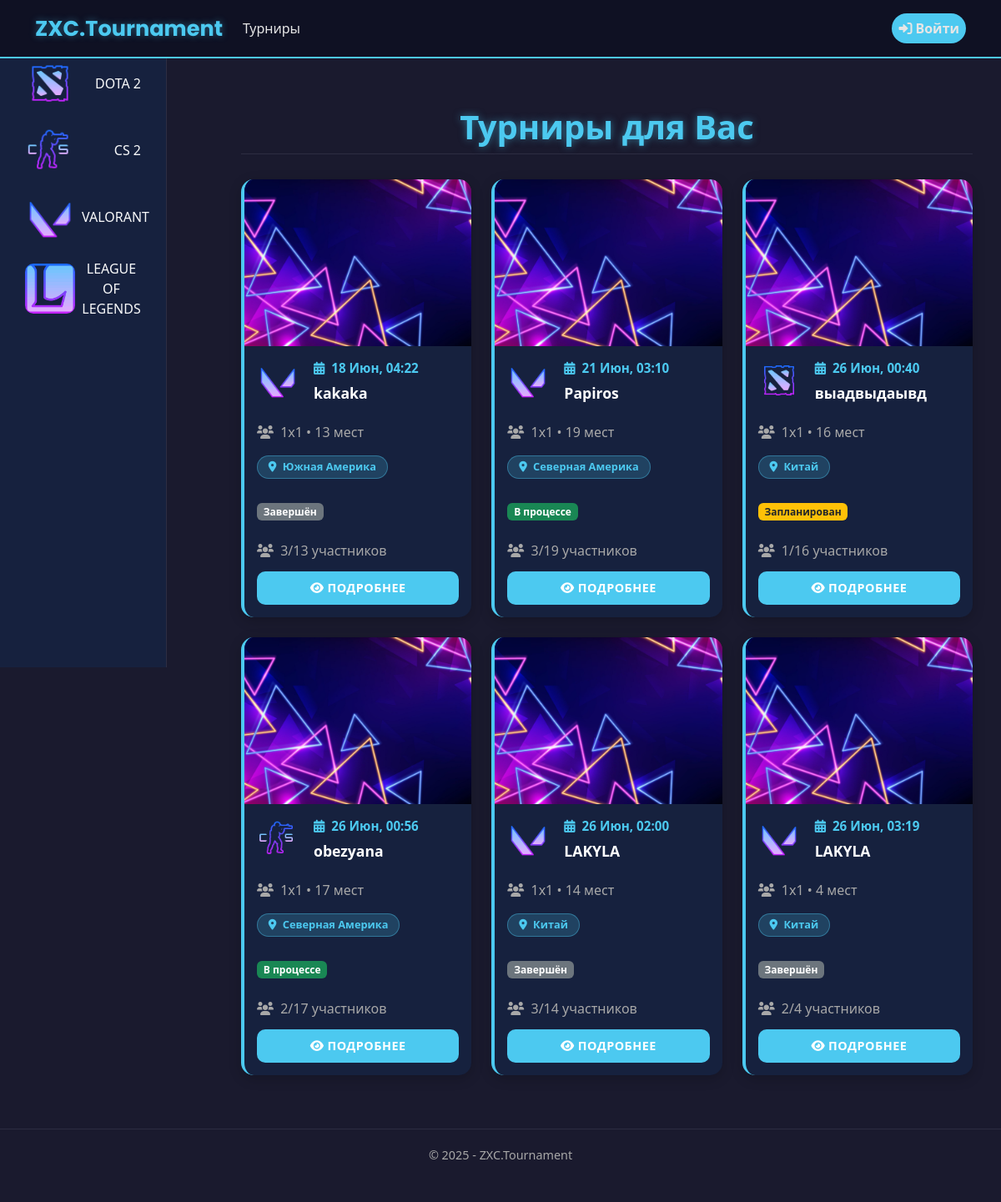
The app's page /, older data.
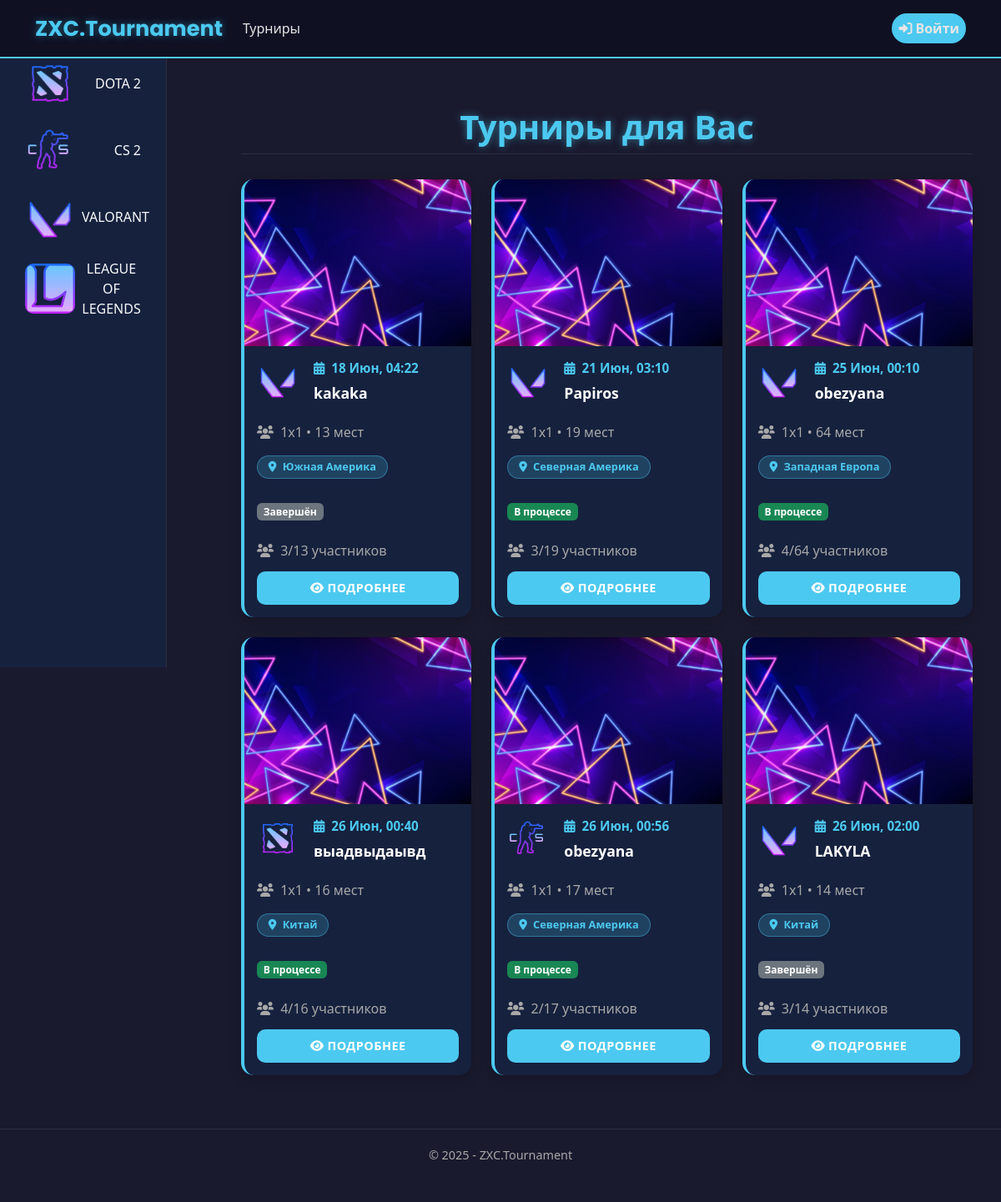
The same page, newer data.
### app/models.py (models this page shows, shortened)
class Tournament(models.Model):
    DISCIPLINE_CHOICES = [
        ('Dota 2', 'Dota 2'),
        ('CS 2', 'CS 2'),
        ('Valorant', 'Valorant'),
        ('LoL', 'League of Legends'),
    ]
    FORMAT_CHOICES = [
        ('1x1', '1x1'),
        ('2x2', '2x2'),
        ('3x3', '3x3'),
        ('5x5', '5x5'),
    ]
    TOURNAMENT_FORMAT_CHOICES = [
        ('single_elimination', 'Single Elimination'),
        ('double_elimination', 'Double Elimination'),
        ('round_robin', 'Round Robin'),
    ]
    TEAM_COUNT_CHOICES = [(i, str(i)) for i in range(2, 513)]
    LOCATION_CHOICES = [
        ('China', 'Китай'),
        ('Western Europe', 'Западная Европа'),
        ('Eastern Europe', 'Восточная Европа'),
        ('Southeast Asia', 'ЮВ Азия'),
        ('North America', 'Северная Америка'),
        ('South America', 'Южная Америка'),
    ]
    name = models.CharField(max_length=50, verbose_name="Название турнира")
    max_teams = models.IntegerField(choices=TEAM_COUNT_CHOICES, verbose_name="Максимальное количество команд")
    start_date = models.DateTimeField(verbose_name="Дата начала")
    discipline = models.CharField(max_length=50, choices=DISCIPLINE_CHOICES, verbose_name="Дисциплина")
    game_format = models.CharField(max_length=50, choices=FORMAT_CHOICES, verbose_name="Формат игры")
    tournament_format = models.CharField(max_length=50, choices=TOURNAMENT_FORMAT_CHOICES, verbose_name="Формат турнира", blank=True, null=True)
    location = models.CharField(max_length=50, choices=LOCATION_CHOICES, verbose_name="Локация")
    description = models.TextField(max_length=1000, verbose_name="Описание", blank=True, null=True)
    creator = models.ForeignKey(User, on_delete=models.CASCADE, verbose_name="Создатель")
    created_at = models.DateTimeField(default=timezone.now, verbose_name="Дата создания")
    is_active = models.BooleanField(default=True, verbose_name="Активный")
    registered_teams = models.ManyToManyField(
        'Team',
        through='TournamentRegistration',
        related_name='tournaments',
        blank=True,
        verbose_name="Зарегистрированные команды"
    )
    class Meta:
        ordering = ['-created_at']
        verbose_name = 'Турнир'
        verbose_name_plural = 'Турниры'
    def registered_teams_count(self):
        return self.registered_teams.count()
    def get_status(self):
        if hasattr(self, 'round_robin_table'):
            total_matches = RoundRobinMatch.objects.filter(table=self.round_robin_table).count()
            completed_matches = RoundRobinMatch.objects.filter(table=self.round_robin_table, is_completed=True).count()
            if completed_matches == total_matches and total_matches > 0:
                return 'completed'
            else:
                return 'in_progress'
        if hasattr(self, 'bracket'):
            total_matches = BracketMatch.objects.filter(stage__bracket=self.bracket).count()
            completed_matches = BracketMatch.objects.filter(stage__bracket=self.bracket, is_completed=True).count()
            if completed_matches == total_matches and total_matches > 0:
                return 'completed'
            else:
                return 'in_progress'
        return 'planned'
    def get_status_display(self):
        status_map = {
            'planned': 'Запланирован',
            'in_progress': 'В процессе',
            'completed': 'Завершён'
        }
        return status_map.get(self.get_status(), 'Неизвестно')

class RoundRobinTable(models.Model):
    tournament = models.OneToOneField(Tournament, on_delete=models.CASCADE, related_name='round_robin_table')
    created_at = models.DateTimeField(auto_now_add=True)
    updated_at = models.DateTimeField(auto_now=True)
    class Meta:
        verbose_name = 'Таблица Round Robin'
        verbose_name_plural = 'Таблицы Round Robin'

class TournamentBracket(models.Model):
    FORMAT_CHOICES = [
        ('BO1', 'Best of 1'),
        ('BO3', 'Best of 3'),
        ('BO5', 'Best of 5'),
    ]
    DISTRIBUTION_CHOICES = [
        ('random', 'Случайное распределение'),
        ('manual', 'Ручное распределение'),
    ]
    tournament = models.OneToOneField(Tournament, on_delete=models.CASCADE, related_name='bracket')
    distribution_type = models.CharField(max_length=20, choices=DISTRIBUTION_CHOICES, default='random')
    third_place_match = models.BooleanField(default=False, verbose_name="Матч за третье место")
    created_at = models.DateTimeField(auto_now_add=True)
    updated_at = models.DateTimeField(auto_now=True)
    class Meta:
        verbose_name = 'Турнирная сетка'
        verbose_name_plural = 'Турнирные сетки'

### app/views.py (the view)
# urls.py: path('', views.home, name='home'),
def home(request):
    assert isinstance(request, HttpRequest)
    tournaments = Tournament.objects.filter(
        start_date__gte=timezone.now()
    ).order_by('start_date')[:6]
    return render(
        request,
        'app/index.html',
        {
            'title': 'ZXC.Tournament',
            'year': datetime.now().year,
            'tournaments': tournaments,
        }
    )

### app/templates/app/index.html (shortened to what this page needs)
﻿{% extends "app/layout.html" %}
{% load static %}
{% block content %}
<div class="container-fluid">
    <div class="row">
        <div class="col-md-3 col-lg-2 sidebar d-none d-md-block">
            <h5 class="text-white mb-3">
            </h5>
            <div class="list-group list-group-flush">
                <a href="{% url 'tournaments' %}?discipline=Dota%202"
                   class="list-group-item list-group-item-action d-flex align-items-center bg-transparent border-0 text-light">
                    <img src="{% static 'app/images/dota 2.png' %}" alt="Dota 2" class="game-icon me-2">
                    <span>DOTA 2</span>
                </a>
                <a href="{% url 'tournaments' %}?discipline=CS%202"
                   class="list-group-item list-group-item-action d-flex align-items-center bg-transparent border-0 text-light">
                    <img src="{% static 'app/images/cs 2.png' %}" alt="CS 2" class="game-icon me-2">
                    <span>CS 2</span>
                </a>
                <a href="{% url 'tournaments' %}?discipline=Valorant"
                   class="list-group-item list-group-item-action d-flex align-items-center bg-transparent border-0 text-light">
                    <img src="{% static 'app/images/valorant.png' %}" alt="Valorant" class="game-icon me-2">
                    <span>VALORANT</span>
                </a>
                <a href="{% url 'tournaments' %}?discipline=LoL"
                   class="list-group-item list-group-item-action d-flex align-items-center bg-transparent border-0 text-light">
                    <img src="{% static 'app/images/lol.png' %}" alt="League of Legends" class="game-icon me-2">
                    <span>LEAGUE OF LEGENDS</span>
                </a>
            </div>
        </div>
        <div class="col-md-9 col-lg-10 main-content px-4 py-4" style="background-color: #1a1a2e;">
            <div class="header text-center">
                <h1>Турниры для Вас</h1>
            </div>
            {% if tournaments %}
            <div class="row g-4">
                {% for t in tournaments %}
                <div class="col-md-6 col-lg-4">
                    <div class="card tournament-card h-100">
                        <img src="{% static 'app/images/default-tournament.jpg' %}" class="card-img-top tournament-img" alt="Tournament Image">
                        <div class="card-body tournament-body d-flex flex-column">
                            <div class="tournament-game mb-3">
                                <img src="{% static 'app/images/'|add:t.discipline|lower|add:'.png' %}"
                                     alt="{{ t.discipline }}"
                                     class="tournament-game-icon me-2">
                                <div class="flex-grow-1">
                                    <div class="tournament-time">
                                        <i class="fas fa-calendar-alt me-1"></i>
                                        {{ t.start_date|date:"d M, H:i" }}
                                    </div>
                                    <h5 class="tournament-title mt-2 mb-0">
                                        {{ t.name }}
                                    </h5>
                                </div>
                            </div>
                            <div class="tournament-meta mb-2">
                                <i class="fas fa-users me-1"></i>
                                {{ t.game_format }} • {{ t.max_teams }} мест
                            </div>
                            <div class="mb-3">
                                <span class="badge tournament-tag">
                                    <i class="fas fa-map-marker-alt me-1"></i>
                                    {{ t.get_location_display }}
                                </span>
                            </div>
                            <div class="mb-3">
                                <span class="badge
                                    {% if t.get_status == 'planned' %}bg-warning text-dark
                                    {% elif t.get_status == 'in_progress' %}bg-success
                                    {% elif t.get_status == 'completed' %}bg-secondary{% endif %}">
                                    {{ t.get_status_display }}
                                </span>
                            </div>
                            <div class="tournament-meta">
                                <i class="fas fa-users me-1"></i>
                                {{ t.registered_teams_count }}/{{ t.max_teams }} участников
                            </div>
                            <a href="/tournaments/{{ t.id }}/" class="btn btn-info mt-auto">
                                <i class="fas fa-eye me-1"></i>Подробнее
                            </a>
                        </div>
                    </div>
                </div>
                {% endfor %}
            </div>
            {% endif %}
        </div>
    </div>
</div>
{% endblock %}

### app/templates/app/layout.html (shortened to what this page needs)
<!DOCTYPE html>
<html>
<head>
    {% load static %}
    <link href="https://cdn.jsdelivr.net/npm/bootstrap@5.3.0/dist/css/bootstrap.min.css" rel="stylesheet">
    <link href="https://cdnjs.cloudflare.com/ajax/libs/font-awesome/6.0.0/css/all.min.css" rel="stylesheet">
    <link rel="stylesheet" type="text/css" href="{% static 'app/content/site.css' %}" />
</head>
<body>
    <nav class="navbar navbar-expand-lg navbar-custom fixed-top">
        <div class="container">
            <a href="/" class="navbar-brand">ZXC.Tournament</a>
            <div class="collapse navbar-collapse" id="navbarNav">
                <ul class="navbar-nav me-auto">
                    <li class="nav-item">
                        <a href="{% url 'tournaments' %}" class="nav-link">Турниры</a>
                    </li>
                </ul>
                {% include 'app/loginpartial.html' %}
            </div>
        </div>
    </nav>
    <div class="container body-content" style="padding-top: 70px;">
        {% block content %}{% endblock %}
    </div>
    <footer class="footer">
        <div class="container">
            <p>&copy; {{ year }} - ZXC.Tournament</p>
        </div>
    </footer>
</body>
</html>

### app/templates/app/loginpartial.html
﻿{% if user.is_authenticated %}
<ul class="navbar-nav ms-auto">
    <li class="nav-item">
        <a class="nav-link" href="{% url 'profile' %}">
            <i class="fas fa-user me-1"></i>Мой профиль
        </a>
    </li>
    <li class="nav-item">
        <form id="logoutForm" action="/logout/" method="post" class="d-inline">
            {% csrf_token %}
            <a class="nav-link" href="javascript:document.getElementById('logoutForm').submit()">
                <i class="fas fa-sign-out-alt me-1"></i>Выйти
            </a>
        </form>
    </li>
</ul>
{% else %}
<ul class="navbar-nav ms-auto">
    <li class="nav-item">
        <a class="nav-link btn-login" href="{% url 'login' %}">
            <i class="fas fa-sign-in-alt me-1"></i>Войти
        </a>
    </li>
</ul>
{% endif %}

### static/app/content/site.css (style rules this page uses)
body { padding-top: 10px; padding-bottom: 10px; }
.body-content { padding-left: 15px; padding-right: 15px; }
.sidebar { padding: 20px; color: #e6e6e6; background-color: #16213e; }
.list-group-item { background-color: transparent; color: #e6e6e6; border: none; }
.game-icon { width: 30px; height: 30px; border-radius: 8px; }
.main-content { padding: 20px; background-color: #1a1a2e; }
body { background-color: #1a1a2e; color: #e6e6e6; font-family: 'Segoe UI', Tahoma, Geneva, Verdana, sans-serif; }
.btn-info { background-color: #4cc9f0; border: none; color: white; font-weight: bold; width: 100%; height: 40px; padding: 10px 20px; }
.tournament-body { padding: 15px; display: flex; flex-direction: column; gap: 5px; }
.tournament-time, .tournament-title, .tournament-meta, .tournament-tag { margin-bottom: 5px; }
.tournament-game-icon { width: 30px; height: 30px; object-fit: cover; border-radius: 8px; margin-right: 10px; }
.btn-login { background-color: #4cc9f0; color: white; border-radius: 20px; padding: 6px 16px; font-weight: bold; }

### app/templates/app/layout.html (style rules this page uses)
.navbar-custom { background-color: #0f1123; border-bottom: 2px solid #4cc9f0; padding: 10px 0; }
.navbar-brand { font-size: 1.6rem; font-weight: bold; font-family: 'Poppins', sans-serif; color: #4cc9f0; text-shadow: 0 0 8px rgba(76, 201, 240, 0.4); transition: transform 0.2s ease; }
.nav-link { color: #e6e6e6 !important; font-weight: 500; transition: color 0.3s ease; }
.btn-login { background-color: #4cc9f0; color: white; border-radius: 20px; padding: 6px 16px; font-weight: bold; border: none; }
.footer { margin-top: 40px; padding: 20px 0; text-align: center; font-size: 0.9rem; color: #a8a8a8; border-top: 1px solid #2d2d42; }

### app/templates/app/index.html (style rules this page uses)
body { background-color: #1a1a2e; color: #e6e6e6; font-family: 'Segoe UI', Tahoma, Geneva, Verdana, sans-serif; }
.sidebar { position: fixed; top: 0; left: 0; height: 100vh; width: 200px; background-color: #16213e; padding: 20px; min-height: 100vh; border-right: 1px solid #2d2d42; }
.sidebar h5 { margin-bottom: 1.5rem; color: #e6e6e6; }
.sidebar a { color: #e6e6e6; display: flex; align-items: center; justify-content: space-between; text-decoration: none; width: 100%; padding: 10px; transition: background-color 0.3s; }
.sidebar a span { text-align: center; }
.game-icon { width: 60px; height: 60px; object-fit: cover; border-radius: 10px; margin-right: 10px; }
.header { padding: 0px; margin-bottom: 30px; border-bottom: 1px solid #2d2d42; }
.header h1 { font-size: 2.5rem; font-weight: 800; color: #4cc9f0; text-align: center; text-shadow: 0 0 10px rgba(76, 201, 240, 0.5); }
.tournament-card { background-color: #16213e; border: none; border-left: 4px solid #4cc9f0; transition: all 0.3s ease; border-radius: 15px; overflow: hidden; box-shadow: 0 4px 15px rgba(0, 0, 0, 0.2); }
.tournament-img { width: 100%; height: 200px; object-fit: cover; background-color: #2d2d42; }
.tournament-body { padding: 15px; display: flex; flex-direction: column; gap: 8px; }
.tournament-time { color: #4cc9f0; font-weight: bold; font-size: 0.95rem; }
.tournament-title { font-size: 1.1rem; font-weight: bold; color: #ffffff; }
.tournament-meta { color: #a8a8a8; font-size: 1rem; }
.tournament-tag { background-color: #4cc9f033 !important; color: #4cc9f0 !important; font-size: 0.8rem; padding: 0.4rem 0.8rem; border-radius: 20px; border: 1px solid #4cc9f066; }
.btn-info { background-color: #4cc9f0 !important; border-color: #4cc9f0 !important; color: white !important; font-weight: 600; border-radius: 10px; padding: 0.6rem 1.2rem; transition: all 0.3s ease; text-transform: uppercase; font-size: 0.9rem; letter-spacing: 0.5px; }
.tournament-game { display: flex; align-items: center; gap: 10px; margin-bottom: 10px; }
.tournament-game-icon { width: 50px; height: 50px; object-fit: cover; border-radius: 8px; }
.main-content { margin-left: 220px; }

Row changes from the older to the newer data that the page shows:
no longer on this page (row unchanged): Tournament: start_date "26 Июн, 03:19", name "LAKYLA", game_format "1x1", max_teams "4", location "Китай", status "Завершён", registered_teams_count "2"
added Tournament: start_date "25 Июн, 00:10", name "obezyana", game_format "1x1", max_teams "64", location "Западная Европа", status "В процессе", registered_teams_count "4"
computed for Tournament "выадвыдаывд": status "Запланирован" → "В процессе"; registered_teams_count "1" → "4"
